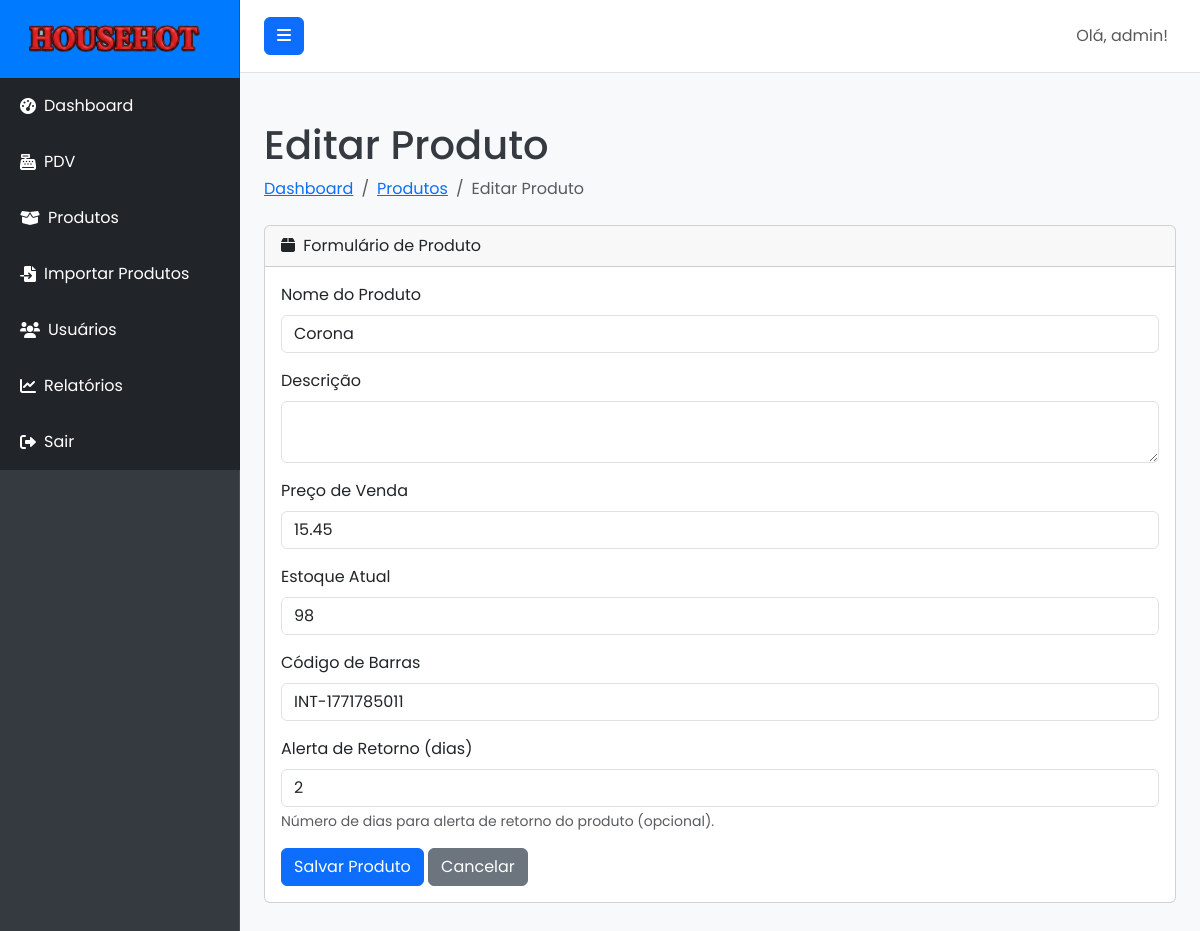
/product/edit/4 (signed in), run on the app's committed database.
### models.py (models this page shows, shortened)
class User(UserMixin, db.Model):
    __tablename__ = 'users'
    id = db.Column(db.Integer, primary_key=True)
    username = db.Column(db.String(80), unique=True, nullable=False)
    email = db.Column(db.String(120), unique=True, nullable=False)
    password_hash = db.Column(db.String(255), nullable=False)
    role = db.Column(db.String(20), default='user', nullable=False)
    created_at = db.Column(db.DateTime, default=datetime.utcnow)
    sales = db.relationship('Sale', backref='operator', lazy=True)
    def is_admin(self):
        return self.role == 'admin'

class Product(db.Model):
    __tablename__ = 'products'
    id = db.Column(db.Integer, primary_key=True)
    name = db.Column(db.String(120), nullable=False)
    description = db.Column(db.Text, nullable=True)
    price = db.Column(db.Float, nullable=False)
    stock = db.Column(db.Integer, default=0, nullable=False)
    barcode = db.Column(db.String(100), unique=True, nullable=True)
    return_alert_days = db.Column(db.Integer, nullable=True)
    created_at = db.Column(db.DateTime, default=datetime.utcnow)
    sale_items = db.relationship('SaleItem', backref='product', lazy=True)

### routes.py (the view)
@main_bp.route('/product/edit/<int:product_id>', methods=['GET', 'POST'])
@admin_required
def edit_product(product_id):
    product = Product.query.get_or_404(product_id)
    form = ProductForm(obj=product)
    if form.validate_on_submit():
        form.populate_obj(product)
        if not product.barcode or not product.barcode.strip(): product.barcode = f"INT-{int(time.time())}"
        db.session.commit()
        return redirect(url_for('main.products'))
    return render_template('add_edit_product.html', title='Editar Produto', form=form)

### forms.py
class ProductForm(FlaskForm):
    name = StringField('Nome do Produto', validators=[DataRequired()])
    description = TextAreaField('Descrição', validators=[Optional()])
    price = DecimalField('Preço de Venda', validators=[DataRequired(), NumberRange(min=0, message='O preço deve ser positivo.')])
    stock = IntegerField('Estoque Atual', validators=[DataRequired(), NumberRange(min=0, message='O estoque não pode ser negativo.')])
    barcode = StringField('Código de Barras', validators=[Optional()])
    return_alert_days = IntegerField('Alerta de Retorno (dias)', validators=[Optional(), NumberRange(min=0, message='O número de dias deve ser positivo.')],
                                     description='Número de dias para alerta de retorno do produto (opcional).')
    submit = SubmitField('Salvar Produto')

### app.py (called while the page is built)
def create_app():
    app = Flask(__name__)
    app.config.from_object(Config)
    db.init_app(app)
    login_manager.init_app(app)
    migrate.init_app(app, db)
    login_manager.login_view = 'main.login'
    @login_manager.user_loader
    def load_user(user_id):
        return User.query.get(int(user_id))
    app.register_blueprint(main_bp)
    with app.app_context():
        db.create_all()
        if not User.query.filter_by(username='admin').first():
            admin_user = User(username='admin', email='admin@pdv.com', role='admin')
            admin_user.set_password('admin123')
            db.session.add(admin_user)
            db.session.commit()
            print("Usuário administrador 'admin' criado com sucesso!")
    return app

### routes.py (called while the page is built)
def admin_required(f):
    @wraps(f)
    @login_required
    def decorated_function(*args, **kwargs):
        if not current_user.is_admin():
            flash('Você não tem permissão para acessar esta página.', 'danger')
            return redirect(url_for('main.dashboard'))
        return f(*args, **kwargs)
    return decorated_function

### templates/add_edit_product.html (shortened to what this page needs)
{% extends "base.html" %}
{% block content %}
<div class="container-fluid">
    <h1 class="mt-4">{{ title }}</h1>
    <ol class="breadcrumb mb-4">
        <li class="breadcrumb-item"><a href="{{ url_for('main.dashboard') }}">Dashboard</a></li>
        <li class="breadcrumb-item"><a href="{{ url_for('main.products') }}">Produtos</a></li>
        <li class="breadcrumb-item active">{{ title }}</li>
    </ol>
    <div class="card mb-4">
        <div class="card-header">
            <i class="fas fa-box me-1"></i>
            Formulário de Produto
        </div>
        <div class="card-body">
            <form method="POST">
                <div class="mb-3">
                    {{ form.name.label(class="form-label") }}
                    {{ form.name(class="form-control") }}
                </div>
                <div class="mb-3">
                    {{ form.description.label(class="form-label") }}
                    {{ form.description(class="form-control") }}
                </div>
                <div class="mb-3">
                    {{ form.price.label(class="form-label") }}
                    {{ form.price(class="form-control") }}
                </div>
                <div class="mb-3">
                    {{ form.stock.label(class="form-label") }}
                    {{ form.stock(class="form-control") }}
                </div>
                <div class="mb-3">
                    {{ form.barcode.label(class="form-label") }}
                    {{ form.barcode(class="form-control") }}
                </div>
                <div class="mb-3">
                    {{ form.return_alert_days.label(class="form-label") }}
                    {{ form.return_alert_days(class="form-control") }}
                    <div class="form-text text-muted">{{ form.return_alert_days.description }}</div>
                </div>
                {{ form.submit(class="btn btn-primary") }}
                <a href="{{ url_for('main.products') }}" class="btn btn-secondary">Cancelar</a>
            </form>
        </div>
    </div>
</div>
{% endblock %}

### templates/base.html (shortened to what this page needs)
<!DOCTYPE html>
<html lang="pt-br">
<head>
    <link href="https://cdn.jsdelivr.net/npm/bootstrap@5.3.0/dist/css/bootstrap.min.css" rel="stylesheet">
    <link rel="stylesheet" href="https://cdnjs.cloudflare.com/ajax/libs/font-awesome/6.0.0-beta3/css/all.min.css">
    <link rel="stylesheet" href="{{ url_for('static', filename='css/style.css') }}">
</head>
<body>
    <div class="d-flex" id="wrapper">
        <div class="bg-dark border-right" id="sidebar-wrapper">
            <div class="sidebar-heading text-white text-center py-4 fs-4 fw-bold">
                <img src="{{ url_for('static', filename='img/logo.png') }}" alt="Logo" class="me-2" style="height: 30px;">
            </div>
            <div class="list-group list-group-flush">
                <a href="{{ url_for('main.dashboard') }}" class="list-group-item list-group-item-action bg-dark text-white">
                    <i class="fas fa-tachometer-alt me-2"></i> Dashboard
                </a>
                <a href="{{ url_for('main.pdv') }}" class="list-group-item list-group-item-action bg-dark text-white">
                    <i class="fas fa-cash-register me-2"></i> PDV
                </a>
                {% if current_user.is_authenticated and current_user.is_admin() %}
                <a href="{{ url_for('main.products') }}" class="list-group-item list-group-item-action bg-dark text-white">
                    <i class="fas fa-box-open me-2"></i> Produtos
                </a>
                <a href="{{ url_for('main.import_products') }}" class="list-group-item list-group-item-action bg-dark text-white">
                    <i class="fas fa-file-import me-2"></i> Importar Produtos
                </a>
                <a href="{{ url_for('main.users') }}" class="list-group-item list-group-item-action bg-dark text-white">
                    <i class="fas fa-users me-2"></i> Usuários
                </a>
                <a href="{{ url_for('main.reports') }}" class="list-group-item list-group-item-action bg-dark text-white">
                    <i class="fas fa-chart-line me-2"></i> Relatórios
                </a>
                {% endif %}
                <a href="{{ url_for('main.logout') }}" class="list-group-item list-group-item-action bg-dark text-white">
                    <i class="fas fa-sign-out-alt me-2"></i> Sair
                </a>
            </div>
        </div>
        <div id="page-content-wrapper">
            <nav class="navbar navbar-expand-lg navbar-light bg-light border-bottom">
                <button class="btn btn-primary" id="menu-toggle">
                    <i class="fas fa-bars"></i>
                </button>
                <div class="collapse navbar-collapse" id="navbarSupportedContent">
                    <ul class="navbar-nav ms-auto mt-2 mt-lg-0">
                        <li class="nav-item active">
                            <a class="nav-link" href="#">Olá, {{ current_user.username }}!</a>
                        </li>
                    </ul>
                </div>
            </nav>
            <div class="container-fluid py-4">
                {% block content %}{% endblock %}
            </div>
        </div>
    </div>
</body>
</html>

### static/css/style.css (style rules this page uses)
:root { --primary-color: #007bff; --secondary-color: #28a745; --info-color: #17a2b8; --warning-color: #ffc107; --danger-color: #dc3545; --background-light: #f8f9fa; --text-dark: #343a40; --text-light: #ffffff; --sidebar-bg: #343a40; --sidebar-link-hover: #0056b3; --sidebar-header-bg: var(--primary-color); --navbar-bg: #ffffff; --navbar-border-bottom: #e0e0e0; --card-bg: #ffffff; --card-shadow: 0 0.125rem 0.25rem rgba(0, 0, 0, 0.075); --login-bg-gradient-start: #007bff; --login-bg-gradient-end: #0056b3; --login-card-bg: rgba(255, 255, 255, 0.95); --login-card-shadow: 0 10px 25px rgba(0, 0, 0, 0.2); }
body { font-family: 'Poppins', sans-serif; background-color: var(--background-light); color: var(--text-dark); margin: 0; overflow-x: hidden; }
#wrapper { display: flex; width: 100%; align-items: stretch; }
#sidebar-wrapper { min-height: 100vh; width: 15rem; margin-left: 0; transition: margin .25s ease-out; background-color: var(--sidebar-bg) !important; border-right: 1px solid rgba(255, 255, 255, 0.1); flex-shrink: 0; }
#sidebar-wrapper .sidebar-heading { padding: 1.5rem 1.25rem; background-color: var(--sidebar-header-bg); display: flex; align-items: center; justify-content: center; }
#sidebar-wrapper .list-group { width: 15rem; }
#sidebar-wrapper .list-group-item { border: none; padding: 1rem 1.25rem; color: rgba(255, 255, 255, 0.7); background-color: transparent; text-decoration: none; display: flex; align-items: center; }
#page-content-wrapper { flex: 1; min-width: 0; width: 100%; }
.navbar { padding: 1rem 1.5rem; background-color: var(--navbar-bg) !important; border-bottom: 1px solid var(--navbar-border-bottom); }

### data on the page
User: username "admin"
Product: name "Corona", price "15.45", stock "98", barcode "INT-1771785011", return_alert_days "2"

### other printed values
{{ title }} "Editar Produto"
